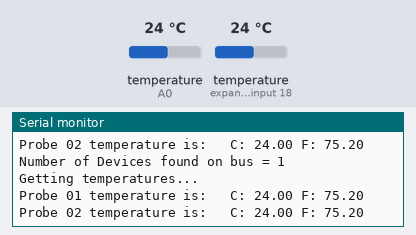
Bench run of a sketch on a simulated Arduino Uno, built with avr-gcc and run on an emulated ATmega328P. On the bench: the last lines printed to the serial monitor. Inputs (shaded band) come from the test bench; at power-on: temperature (sensors on A0, expander input 18) 24 °C.

Above: at 3.2 s.
3.3 s: temperature (sensor on A0) set to 12 °C
At 3.62 s:
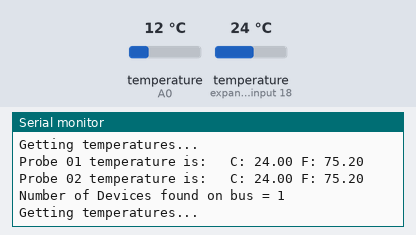
5.1 s: temperature (sensor on expander input 18) set to 12 °C
At 6.6 s:
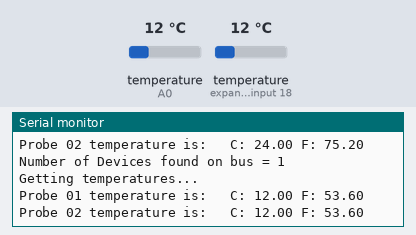
6.9 s: temperature (sensor on A0) set to 19 °C
At 8.1 s:
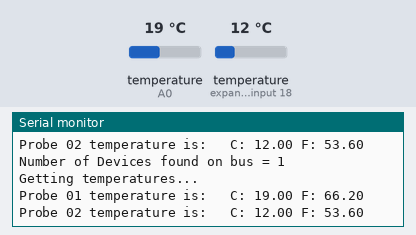
8.7 s: temperature (sensor on expander input 18) set to 19 °C
At 10.1 s:
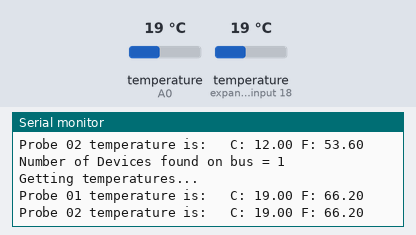
Timing chart, 0 to 11.5 s (numbered marks = the images above; inputs shaded):
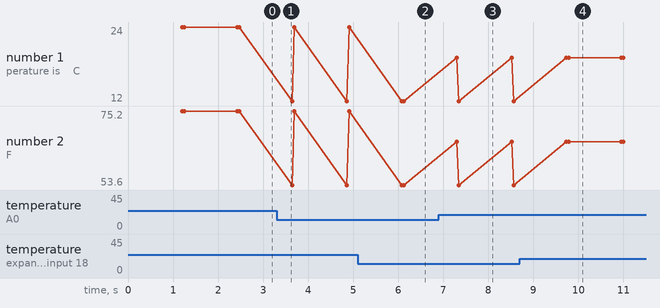

Measured:
- after the input at 5.1 s, the serial monitor: prints a new line after 1.0 s (image 2)
- after the input at 6.9 s, the serial monitor: prints a new line after 0.40 s (image 3)
- after the input at 8.7 s, the serial monitor: prints a new line after 1.1 s (image 4)

The sketch:

wikispaces-multiple-ds18b20-by-address.ino
```cpp
/* YourDuino Multiple DS18B20 Temperature Sensors on 1 wire
  Connections:
  DS18B20 Pinout (Left to Right, pins down, flat side toward you)
  - Left   = Ground
  - Center = Signal (Pin 2):  (with 3.3K to 4.7K resistor to +5 or 3.3 )
  - Right  = +5 or +3.3 V

   Questions: terry@yourduino.com
   V1.01  01/17/2013 ...based on examples from Rik Kretzinger

/*-----( Import needed libraries )-----*/
// Get 1-wire Library here: http://www.pjrc.com/teensy/td_libs_OneWire.html
#include <OneWire.h>

//Get DallasTemperature Library here:  http://milesburton.com/Main_Page?title=Dallas_Temperature_Control_Library
#include <DallasTemperature.h>

/*-----( Declare Constants and Pin Numbers )-----*/
#define ONE_WIRE_BUS_PIN A0

/*-----( Declare objects )-----*/
// Setup a oneWire instance to communicate with any OneWire devices
OneWire oneWire(ONE_WIRE_BUS_PIN);

// Pass our oneWire reference to Dallas Temperature.
DallasTemperature sensors(&oneWire);

/*-----( Declare Variables )-----*/
// Assign the addresses of your 1-Wire temp sensors.
// See the tutorial on how to obtain these addresses:
// http://www.hacktronics.com/Tutorials/arduino-1-wire-address-finder.html

    DeviceAddress Probe01 = { 0x28, 0xAA, 0xA4, 0x54, 0x13, 0x13, 0x02, 0xDC };
    DeviceAddress Probe02 = { 0x28, 0x39, 0x99, 0xAA, 0x1F, 0x13, 0x01, 0x61 };


void setup()   /****** SETUP: RUNS ONCE ******/
{
  // start serial port to show results
  Serial.begin(9600);
  Serial.print("Initializing Temperature Control Library Version ");
 // Serial.println(DALLASTEMPLIBVERSION);

  // Initialize the Temperature measurement library
  sensors.begin();

  // set the resolution to 10 bit (Can be 9 to 12 bits .. lower is faster)
  sensors.setResolution(Probe01, 10);
  sensors.setResolution(Probe02, 10);


}//--(end setup )---

void loop()   /****** LOOP: RUNS CONSTANTLY ******/
{
  delay(1000);
  Serial.println();
  Serial.print("Number of Devices found on bus = ");
  Serial.println(sensors.getDeviceCount());
  Serial.print("Getting temperatures... ");
  Serial.println();

  // Command all devices on bus to read temperature
  sensors.requestTemperatures();

  Serial.print("Probe 01 temperature is:   ");
  printTemperature(Probe01);
  Serial.println();

  Serial.print("Probe 02 temperature is:   ");
  printTemperature(Probe02);
  Serial.println();

}//--(end main loop )---

/*-----( Declare User-written Functions )-----*/
void printTemperature(DeviceAddress deviceAddress)
{

float tempC = sensors.getTempC(deviceAddress);

   if (tempC == -127.00)
   {
   Serial.print("Error getting temperature  ");
   }
   else
   {
   Serial.print("C: ");
   Serial.print(tempC);
   Serial.print(" F: ");
   Serial.print(DallasTemperature::toFahrenheit(tempC));
   }
}// End printTemperature
//*********( THE END )***********
```
